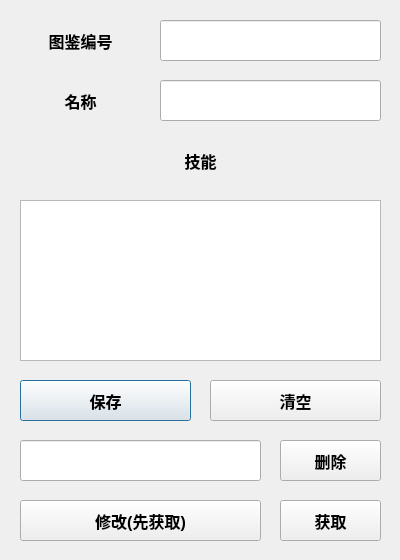
<?xml version="1.0" encoding="UTF-8"?>
<ui version="4.0">
 <class>Dialog_add_skill</class>
 <widget class="QDialog" name="Dialog_add_skill">
  <property name="geometry">
   <rect>
    <x>0</x>
    <y>0</y>
    <width>400</width>
    <height>560</height>
   </rect>
  </property>
  <property name="windowTitle">
   <string>Dialog</string>
  </property>
  <widget class="QLabel" name="label_3">
   <property name="geometry">
    <rect>
     <x>20</x>
     <y>140</y>
     <width>361</width>
     <height>41</height>
    </rect>
   </property>
   <property name="font">
    <font>
     <pointsize>12</pointsize>
     <weight>75</weight>
     <bold>true</bold>
    </font>
   </property>
   <property name="text">
    <string>技能</string>
   </property>
   <property name="alignment">
    <set>Qt::AlignCenter</set>
   </property>
  </widget>
  <widget class="QLabel" name="label">
   <property name="geometry">
    <rect>
     <x>20</x>
     <y>20</y>
     <width>121</width>
     <height>41</height>
    </rect>
   </property>
   <property name="font">
    <font>
     <pointsize>12</pointsize>
     <weight>75</weight>
     <bold>true</bold>
    </font>
   </property>
   <property name="text">
    <string>图鉴编号</string>
   </property>
   <property name="alignment">
    <set>Qt::AlignCenter</set>
   </property>
  </widget>
  <widget class="QLabel" name="label_2">
   <property name="geometry">
    <rect>
     <x>20</x>
     <y>80</y>
     <width>121</width>
     <height>41</height>
    </rect>
   </property>
   <property name="font">
    <font>
     <pointsize>12</pointsize>
     <weight>75</weight>
     <bold>true</bold>
    </font>
   </property>
   <property name="text">
    <string>名称</string>
   </property>
   <property name="alignment">
    <set>Qt::AlignCenter</set>
   </property>
  </widget>
  <widget class="QTextEdit" name="textEdit_skill">
   <property name="geometry">
    <rect>
     <x>20</x>
     <y>200</y>
     <width>361</width>
     <height>161</height>
    </rect>
   </property>
   <property name="font">
    <font>
     <pointsize>12</pointsize>
     <weight>75</weight>
     <bold>true</bold>
    </font>
   </property>
   <property name="readOnly">
    <bool>false</bool>
   </property>
   <property name="html">
    <string>&lt;!DOCTYPE HTML PUBLIC &quot;-//W3C//DTD HTML 4.0//EN&quot; &quot;http://www.w3.org/TR/REC-html40/strict.dtd&quot;&gt;
&lt;html&gt;&lt;head&gt;&lt;meta name=&quot;qrichtext&quot; content=&quot;1&quot; /&gt;&lt;style type=&quot;text/css&quot;&gt;
p, li { white-space: pre-wrap; }
&lt;/style&gt;&lt;/head&gt;&lt;body style=&quot; font-family:'SimSun'; font-size:12pt; font-weight:600; font-style:normal;&quot;&gt;
&lt;p style=&quot;-qt-paragraph-type:empty; margin-top:0px; margin-bottom:0px; margin-left:0px; margin-right:0px; -qt-block-indent:0; text-indent:0px; font-size:9pt; font-weight:400;&quot;&gt;&lt;br /&gt;&lt;/p&gt;&lt;/body&gt;&lt;/html&gt;</string>
   </property>
  </widget>
  <widget class="QLineEdit" name="lineEdit_No">
   <property name="geometry">
    <rect>
     <x>160</x>
     <y>20</y>
     <width>221</width>
     <height>41</height>
    </rect>
   </property>
   <property name="font">
    <font>
     <pointsize>12</pointsize>
     <weight>75</weight>
     <bold>true</bold>
    </font>
   </property>
   <property name="alignment">
    <set>Qt::AlignCenter</set>
   </property>
  </widget>
  <widget class="QLineEdit" name="lineEdit_Name">
   <property name="geometry">
    <rect>
     <x>160</x>
     <y>80</y>
     <width>221</width>
     <height>41</height>
    </rect>
   </property>
   <property name="font">
    <font>
     <pointsize>12</pointsize>
     <weight>75</weight>
     <bold>true</bold>
    </font>
   </property>
   <property name="alignment">
    <set>Qt::AlignCenter</set>
   </property>
  </widget>
  <widget class="QPushButton" name="pushButton_save">
   <property name="geometry">
    <rect>
     <x>20</x>
     <y>380</y>
     <width>171</width>
     <height>41</height>
    </rect>
   </property>
   <property name="font">
    <font>
     <pointsize>12</pointsize>
     <weight>75</weight>
     <bold>true</bold>
    </font>
   </property>
   <property name="text">
    <string>保存</string>
   </property>
  </widget>
  <widget class="QPushButton" name="pushButton_clear">
   <property name="geometry">
    <rect>
     <x>210</x>
     <y>380</y>
     <width>171</width>
     <height>41</height>
    </rect>
   </property>
   <property name="font">
    <font>
     <pointsize>12</pointsize>
     <weight>75</weight>
     <bold>true</bold>
    </font>
   </property>
   <property name="text">
    <string>清空</string>
   </property>
  </widget>
  <widget class="QPushButton" name="pushButton_delete">
   <property name="geometry">
    <rect>
     <x>280</x>
     <y>440</y>
     <width>101</width>
     <height>41</height>
    </rect>
   </property>
   <property name="font">
    <font>
     <pointsize>12</pointsize>
     <weight>75</weight>
     <bold>true</bold>
    </font>
   </property>
   <property name="text">
    <string>删除</string>
   </property>
  </widget>
  <widget class="QLineEdit" name="lineEdit_delete">
   <property name="geometry">
    <rect>
     <x>20</x>
     <y>440</y>
     <width>241</width>
     <height>41</height>
    </rect>
   </property>
   <property name="alignment">
    <set>Qt::AlignCenter</set>
   </property>
  </widget>
  <widget class="QPushButton" name="pushButton_clear_2">
   <property name="geometry">
    <rect>
     <x>280</x>
     <y>500</y>
     <width>101</width>
     <height>41</height>
    </rect>
   </property>
   <property name="font">
    <font>
     <pointsize>12</pointsize>
     <weight>75</weight>
     <bold>true</bold>
    </font>
   </property>
   <property name="text">
    <string>获取</string>
   </property>
  </widget>
  <widget class="QPushButton" name="pushButton_save_2">
   <property name="geometry">
    <rect>
     <x>20</x>
     <y>500</y>
     <width>241</width>
     <height>41</height>
    </rect>
   </property>
   <property name="font">
    <font>
     <pointsize>12</pointsize>
     <weight>75</weight>
     <bold>true</bold>
    </font>
   </property>
   <property name="text">
    <string>修改(先获取)</string>
   </property>
  </widget>
 </widget>
 <resources/>
 <connections/>
</ui>
